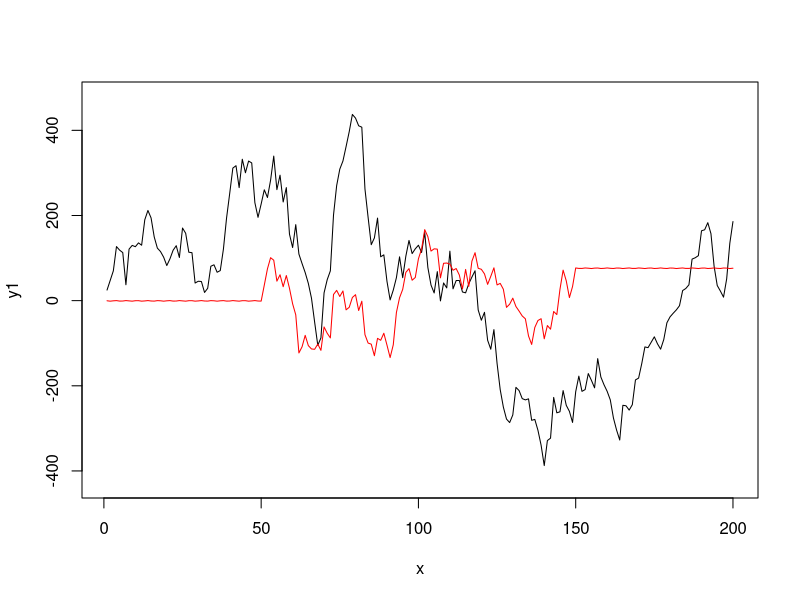

Generate this figure with R:
y1 <- NULL
a <- 1.1
b <- 17
wfi <- 31
stdev <- 40
n <- 200
u <- rnorm(n,0,stdev)
x <- 1:n
rho <- 1

wf <- function(x,n,a,b)
{
  v <- NULL
  for(j in 1:n)
  {
    v[j] <- (a^j)*cos((b^j)*x)
  }
  return(sum(v))
}

# The TS . . .

for(i in 1:n)
{
  if(i == 1)
  {
    y1[i] <- wf(x[i],1,a,b) + u[i]
  }
  
  else
  {
    if((i <= n/4) || (i > 3*n/4))
    {
      y1[i] <- wf(x[i],1,a,b) + rho*y1[i-1] + u[i]
    }
    
    else
    {
      y1[i] <- wf(x[i],wfi,a,b) + rho*y1[i-1] + u[i]
    }
  }
}

# The trend . . .

at1 <- NULL

for(i in 1:n)
{
  if(i == 1)
  {
    at1[i] <- wf(x[i],1,a,b)
  }
  else
  {
    if((i <= n/4) || (i > 3*n/4))
    {
      at1[i] <- wf(x[i],1,a,b)+ rho*at1[i-1]
    }
    
    else
    {
      at1[i] <- wf(x[i],wfi,a,b)+ rho*at1[i-1]
    }
  }
}

# The plots . . .

plot(x,y1,type="l",
     ylim = c(min(min(at1), min(y1))-stdev,
              max(max(at1), max(y1))+stdev)
     )
lines(x,at1,col="red")
# plot(x,at1,type="l")

# Variance comparison . . .

# q01 <- 1:(n/4)
# q13 <- ((n/4)+1):(3*n/4)
# q34 <- (3*n/4+1):n
# list(
#   var.test(diff(y1[q01]),diff(y1[q13])),
#   var.test(diff(y1[q13]),diff(y1[q34])),
#   var.test(diff(y1[q01]),diff(y1[q34]))
# )